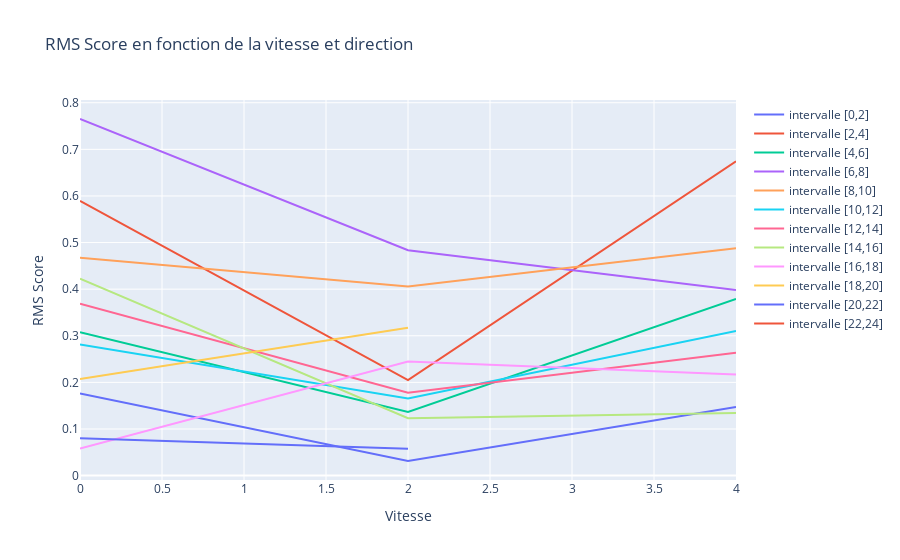

Here is the notebook cell this chart was saved with:
### Code cell
import plotly.graph_objects as go
from sklearn.metrics import mean_squared_error

fig = go.Figure()

for i,angle_range in enumerate(intervals2): 
    speed = np.arange(len(angle_range)*60,step=2)
    scores = []
    for v_range in  angle_range:
        scores.append(np.sqrt(mean_squared_error(rgrsr_esperance.predict(v_range.iloc[:,:3].values),v_range.iloc[:,3])))
    fig.add_trace(go.Scatter(x=speed, y=scores,mode='lines',name="intervalle [{},{}]".format(i*2,(i+1)*2)))

fig.update_layout(
    title="RMS Score en fonction de la vitesse et direction",
    xaxis_title="Vitesse",
    yaxis_title="RMS Score",
)
fig.show()

### Figure 1 — Plotly figure (JSON) as saved in the notebook; plotly's stock layout.template omitted (floating-point values rounded to 4 significant figures)
{"data": [{"mode": "lines", "name": "intervalle [0,2]", "type": "scatter", "x": [0, 2, 4], "y": [0.1764, 0.03127, 0.1473, 0.3559, 0.05381, 0.2648]}, {"mode": "lines", "name": "intervalle [2,4]", "type": "scatter", "x": [0, 2, 4], "y": [0.5893, 0.2049, 0.6743, 0.4059, 0.3236, 0.4202]}, {"mode": "lines", "name": "intervalle [4,6]", "type": "scatter", "x": [0, 2, 4], "y": [0.3077, 0.1364, 0.379, 0.3505, 0.2814, 0.3805]}, {"mode": "lines", "name": "intervalle [6,8]", "type": "scatter", "x": [0, 2, 4], "y": [0.7651, 0.4834, 0.3981, 0.3602, 0.308, 0.3898]}, {"mode": "lines", "name": "intervalle [8,10]", "type": "scatter", "x": [0, 2, 4], "y": [0.4673, 0.4059, 0.4876, 0.4204, 0.4097, 0.3377]}, {"mode": "lines", "name": "intervalle [10,12]", "type": "scatter", "x": [0, 2, 4], "y": [0.2814, 0.1653, 0.31, 0.3723, 0.2609, 0.3206]}, {"mode": "lines", "name": "intervalle [12,14]", "type": "scatter", "x": [0, 2, 4], "y": [0.3685, 0.1777, 0.2636, 0.1875, 0.1519, 0.4489]}, {"mode": "lines", "name": "intervalle [14,16]", "type": "scatter", "x": [0, 2, 4], "y": [0.4223, 0.1231, 0.1342, 0.1155, 0.2207, 0.2586]}, {"mode": "lines", "name": "intervalle [16,18]", "type": "scatter", "x": [0, 2, 4], "y": [0.05812, 0.2445, 0.2169, 0.2883, 0.07431, 0.5455]}, {"mode": "lines", "name": "intervalle [18,20]", "type": "scatter", "x": [0, 2], "y": [0.207, 0.3171, 0.09881]}, {"mode": "lines", "name": "intervalle [20,22]", "type": "scatter", "x": [0, 2], "y": [0.07983, 0.05735, 0.06816]}, {"mode": "lines", "name": "intervalle [22,24]", "type": "scatter", "x": [0], "y": [0.05421]}], "layout": {"title": {"text": "RMS Score en fonction de la vitesse et direction"}, "xaxis": {"title": {"text": "Vitesse"}}, "yaxis": {"title": {"text": "RMS Score"}}}}
